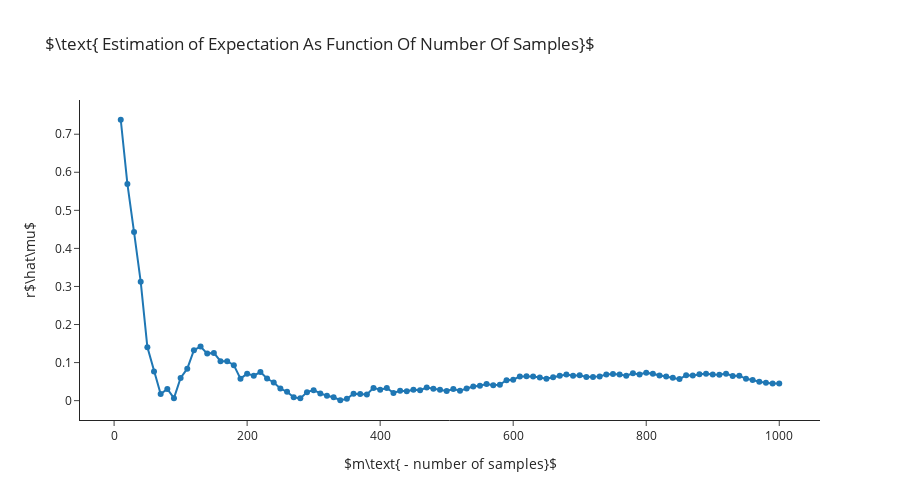
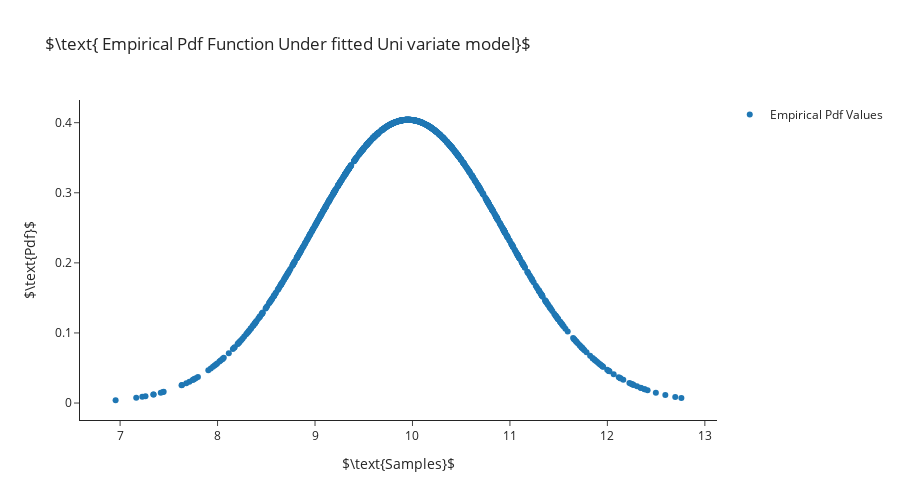
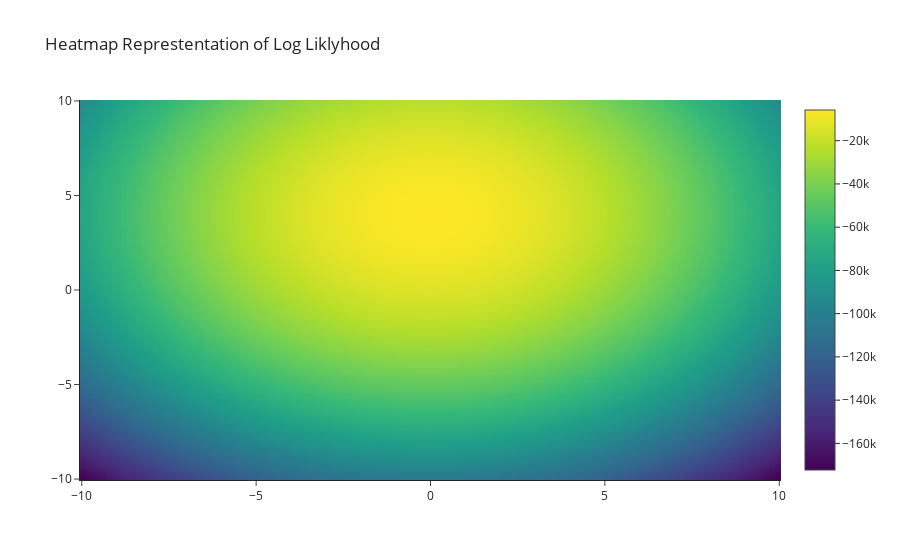

Here is the notebook cell these charts were saved with, in order:
### Code cell
np.random.seed(0)
test_univariate_gaussian()
test_multivariate_gaussian()

### Figure 1 — Plotly figure (JSON) as saved in the notebook; plotly's stock layout.template omitted (floating-point values rounded to 4 significant figures)
{"data": [{"mode": "markers+lines", "name": "$\\widehat\\mu$", "type": "scatter", "x": [10, 20, 30, 40, 50, 60, 70, 80, 90, 100, 110, 120, 130, 140, 150, 160, 170, 180, 190, 200, 210, 220, 230, 240, 250, 260, 270, 280, 290, 300, 310, 320, 330, 340, 350, 360, 370, 380, 390, 400, 410, 420, 430, 440, 450, 460, 470, 480, 490, 500, 510, 520, 530, 540, 550, 560, 570, 580, 590, 600, 610, 620, 630, 640, 650, 660, 670, 680, 690, 700, 710, 720, 730, 740, 750, 760, 770, 780, 790, 800, 810, 820, 830, 840, 850, 860, 870, 880, 890, 900, 910, 920, 930, 940, 950, 960, 970, 980, 990, 1000], "y": [0.738, 0.5693, 0.4429, 0.3125, 0.1406, 0.07667, 0.01741, 0.03054, 0.006538, 0.05981, 0.08389, 0.1326, 0.142, 0.1236, 0.1254, 0.1036, 0.1037, 0.09328, 0.05773, 0.07091, 0.06558, 0.0752, 0.05798, 0.04768, 0.03178, 0.02315, 0.00861, 0.005947, 0.02232, 0.02753, 0.01894, 0.01303, 0.008752, 0.00102, 0.00467, 0.0181, 0.01724, 0.01634, 0.03349, 0.02855, 0.03304, 0.02039, 0.02594, 0.02464, 0.02873, 0.02735, 0.03451, 0.03118, 0.02867, 0.02535, 0.03034, 0.0258, 0.03193, 0.03721, 0.03922, 0.0437, 0.04055, 0.04204, 0.05353, 0.05495, 0.06367, 0.06416, 0.0632, 0.06103, 0.05748, 0.06149, 0.06552, 0.06864, 0.06545, 0.06638, 0.06207, 0.06202, 0.06374, 0.06888, 0.07022, 0.06865, 0.0655, 0.07163, 0.06888, 0.07353, 0.07044, 0.0661, 0.06332, 0.06041, 0.05654, 0.06689, 0.06572, 0.06936, 0.07033, 0.06849, 0.06778, 0.07097, 0.06462, 0.06557, 0.05731, 0.05444, 0.04955, 0.04717, 0.04486, 0.04526]}], "layout": {"height": 500, "title": {"text": "$\\text{ Estimation of Expectation As Function Of Number Of Samples}$"}, "xaxis": {"title": {"text": "$m\\text{ - number of samples}$"}}, "yaxis": {"title": {"text": "r$\\hat\\mu$"}}}}

### Figure 2 — Plotly figure (JSON) as saved in the notebook; plotly's stock layout.template omitted (floating-point values rounded to 4 significant figures; data arrays with more than 128 entries replaced by an {"elided": "..."} marker saying what was removed)
{"data": [{"mode": "markers", "name": "Empirical Pdf Values", "type": "scatter", "x": {"elided": "1000 float values"}, "y": {"elided": "1000 float values"}}], "layout": {"height": 500, "showlegend": true, "title": {"text": "$\\text{ Empirical Pdf Function Under fitted Uni variate model}$"}, "xaxis": {"title": {"text": "$\\text{Samples}$"}}, "yaxis": {"title": {"text": "$\\text{Pdf}$"}}}}

### Figure 3 — Plotly figure (JSON) as saved in the notebook; plotly's stock layout.template omitted (floating-point values rounded to 4 significant figures; data arrays with more than 128 entries replaced by an {"elided": "..."} marker saying what was removed)
{"data": [{"type": "heatmap", "x": {"elided": "200 float values"}, "y": {"elided": "200 float values"}, "z": {"elided": "200x200 float values"}}], "layout": {"title": {"text": "Heatmap Represtentation of Log Liklyhood"}}}
